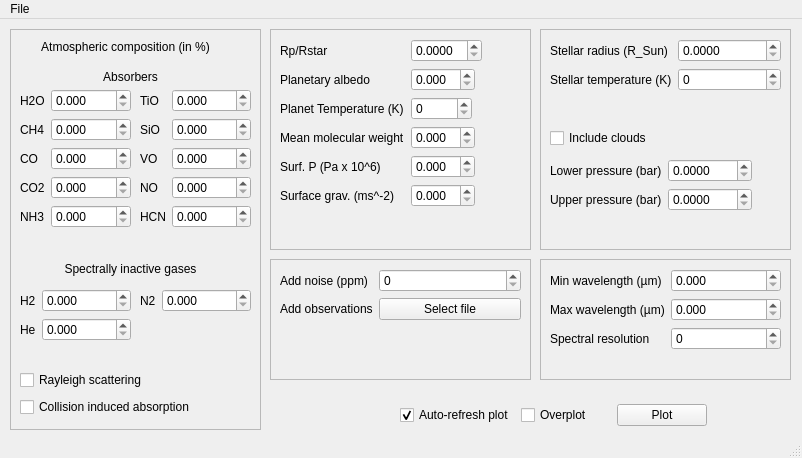
<?xml version="1.0" encoding="UTF-8"?>
<ui version="4.0">
 <class>MainWindow</class>
 <widget class="QMainWindow" name="MainWindow">
  <property name="geometry">
   <rect>
    <x>0</x>
    <y>0</y>
    <width>802</width>
    <height>458</height>
   </rect>
  </property>
  <property name="sizePolicy">
   <sizepolicy hsizetype="Fixed" vsizetype="Fixed">
    <horstretch>0</horstretch>
    <verstretch>0</verstretch>
   </sizepolicy>
  </property>
  <property name="windowTitle">
   <string>MainWindow</string>
  </property>
  <widget class="QWidget" name="centralwidget">
   <widget class="QFrame" name="frame">
    <property name="geometry">
     <rect>
      <x>10</x>
      <y>10</y>
      <width>251</width>
      <height>401</height>
     </rect>
    </property>
    <property name="frameShape">
     <enum>QFrame::StyledPanel</enum>
    </property>
    <property name="frameShadow">
     <enum>QFrame::Raised</enum>
    </property>
    <widget class="QLabel" name="label_9">
     <property name="geometry">
      <rect>
       <x>10</x>
       <y>40</y>
       <width>221</width>
       <height>16</height>
      </rect>
     </property>
     <property name="text">
      <string>Absorbers</string>
     </property>
     <property name="alignment">
      <set>Qt::AlignCenter</set>
     </property>
    </widget>
    <widget class="QLabel" name="label_10">
     <property name="geometry">
      <rect>
       <x>10</x>
       <y>230</y>
       <width>221</width>
       <height>20</height>
      </rect>
     </property>
     <property name="text">
      <string>Spectrally inactive gases</string>
     </property>
     <property name="alignment">
      <set>Qt::AlignCenter</set>
     </property>
    </widget>
    <widget class="QLabel" name="label_3">
     <property name="geometry">
      <rect>
       <x>10</x>
       <y>10</y>
       <width>211</width>
       <height>16</height>
      </rect>
     </property>
     <property name="text">
      <string>Atmospheric composition (in %)</string>
     </property>
     <property name="alignment">
      <set>Qt::AlignCenter</set>
     </property>
    </widget>
    <widget class="QWidget" name="formLayoutWidget_10">
     <property name="geometry">
      <rect>
       <x>10</x>
       <y>60</y>
       <width>111</width>
       <height>162</height>
      </rect>
     </property>
     <layout class="QFormLayout" name="formLayout_10">
      <item row="0" column="0">
       <widget class="QLabel" name="label_4">
        <property name="text">
         <string>H2O</string>
        </property>
       </widget>
      </item>
      <item row="1" column="0">
       <widget class="QLabel" name="label_5">
        <property name="text">
         <string>CH4</string>
        </property>
       </widget>
      </item>
      <item row="2" column="0">
       <widget class="QLabel" name="label_6">
        <property name="text">
         <string>CO</string>
        </property>
       </widget>
      </item>
      <item row="3" column="0">
       <widget class="QLabel" name="label_7">
        <property name="text">
         <string>CO2</string>
        </property>
       </widget>
      </item>
      <item row="0" column="1">
       <widget class="QDoubleSpinBox" name="doubleSpinBox_H2O">
        <property name="decimals">
         <number>3</number>
        </property>
       </widget>
      </item>
      <item row="1" column="1">
       <widget class="QDoubleSpinBox" name="doubleSpinBox_CH4">
        <property name="decimals">
         <number>3</number>
        </property>
       </widget>
      </item>
      <item row="2" column="1">
       <widget class="QDoubleSpinBox" name="doubleSpinBox_CO">
        <property name="decimals">
         <number>3</number>
        </property>
       </widget>
      </item>
      <item row="3" column="1">
       <widget class="QDoubleSpinBox" name="doubleSpinBox_CO2">
        <property name="decimals">
         <number>3</number>
        </property>
       </widget>
      </item>
      <item row="4" column="0">
       <widget class="QLabel" name="label_36">
        <property name="text">
         <string>NH3</string>
        </property>
       </widget>
      </item>
      <item row="4" column="1">
       <widget class="QDoubleSpinBox" name="doubleSpinBox_NH3">
        <property name="decimals">
         <number>3</number>
        </property>
       </widget>
      </item>
     </layout>
    </widget>
    <widget class="QWidget" name="formLayoutWidget">
     <property name="geometry">
      <rect>
       <x>130</x>
       <y>60</y>
       <width>111</width>
       <height>162</height>
      </rect>
     </property>
     <layout class="QFormLayout" name="formLayout">
      <item row="1" column="0">
       <widget class="QLabel" name="label_33">
        <property name="text">
         <string>SiO</string>
        </property>
       </widget>
      </item>
      <item row="2" column="0">
       <widget class="QLabel" name="label_32">
        <property name="text">
         <string>VO</string>
        </property>
       </widget>
      </item>
      <item row="3" column="0">
       <widget class="QLabel" name="label_34">
        <property name="text">
         <string>NO</string>
        </property>
       </widget>
      </item>
      <item row="4" column="0">
       <widget class="QLabel" name="label_35">
        <property name="text">
         <string>HCN</string>
        </property>
       </widget>
      </item>
      <item row="1" column="1">
       <widget class="QDoubleSpinBox" name="doubleSpinBox_SiO">
        <property name="decimals">
         <number>3</number>
        </property>
       </widget>
      </item>
      <item row="2" column="1">
       <widget class="QDoubleSpinBox" name="doubleSpinBox_VO">
        <property name="decimals">
         <number>3</number>
        </property>
       </widget>
      </item>
      <item row="3" column="1">
       <widget class="QDoubleSpinBox" name="doubleSpinBox_NO">
        <property name="decimals">
         <number>3</number>
        </property>
       </widget>
      </item>
      <item row="4" column="1">
       <widget class="QDoubleSpinBox" name="doubleSpinBox_HCN">
        <property name="decimals">
         <number>3</number>
        </property>
       </widget>
      </item>
      <item row="0" column="1">
       <widget class="QDoubleSpinBox" name="doubleSpinBox_TiO">
        <property name="decimals">
         <number>3</number>
        </property>
       </widget>
      </item>
      <item row="0" column="0">
       <widget class="QLabel" name="label_8">
        <property name="text">
         <string>TiO</string>
        </property>
       </widget>
      </item>
     </layout>
    </widget>
    <widget class="QWidget" name="formLayoutWidget_9">
     <property name="geometry">
      <rect>
       <x>130</x>
       <y>260</y>
       <width>111</width>
       <height>71</height>
      </rect>
     </property>
     <layout class="QFormLayout" name="formLayout_9">
      <item row="0" column="0">
       <widget class="QLabel" name="label_13">
        <property name="text">
         <string>N2</string>
        </property>
       </widget>
      </item>
      <item row="0" column="1">
       <widget class="QDoubleSpinBox" name="doubleSpinBox_N2">
        <property name="decimals">
         <number>3</number>
        </property>
       </widget>
      </item>
     </layout>
    </widget>
    <widget class="QWidget" name="verticalLayoutWidget">
     <property name="geometry">
      <rect>
       <x>10</x>
       <y>340</y>
       <width>211</width>
       <height>51</height>
      </rect>
     </property>
     <layout class="QVBoxLayout" name="verticalLayout_2">
      <item>
       <widget class="QCheckBox" name="checkBox_rayleigh">
        <property name="text">
         <string>Rayleigh scattering</string>
        </property>
       </widget>
      </item>
      <item>
       <widget class="QCheckBox" name="checkBox_induced_absorption">
        <property name="text">
         <string>Collision induced absorption</string>
        </property>
       </widget>
      </item>
     </layout>
    </widget>
    <widget class="QWidget" name="formLayoutWidget_11">
     <property name="geometry">
      <rect>
       <x>10</x>
       <y>260</y>
       <width>111</width>
       <height>71</height>
      </rect>
     </property>
     <layout class="QFormLayout" name="formLayout_11">
      <item row="0" column="0">
       <widget class="QLabel" name="label_11">
        <property name="text">
         <string>H2</string>
        </property>
       </widget>
      </item>
      <item row="0" column="1">
       <widget class="QDoubleSpinBox" name="doubleSpinBox_H2">
        <property name="decimals">
         <number>3</number>
        </property>
       </widget>
      </item>
      <item row="1" column="0">
       <widget class="QLabel" name="label_12">
        <property name="text">
         <string>He</string>
        </property>
       </widget>
      </item>
      <item row="1" column="1">
       <widget class="QDoubleSpinBox" name="doubleSpinBox_He">
        <property name="decimals">
         <number>3</number>
        </property>
       </widget>
      </item>
     </layout>
    </widget>
   </widget>
   <widget class="QFrame" name="frame_2">
    <property name="geometry">
     <rect>
      <x>270</x>
      <y>10</y>
      <width>261</width>
      <height>221</height>
     </rect>
    </property>
    <property name="frameShape">
     <enum>QFrame::StyledPanel</enum>
    </property>
    <property name="frameShadow">
     <enum>QFrame::Raised</enum>
    </property>
    <widget class="QWidget" name="formLayoutWidget_3">
     <property name="geometry">
      <rect>
       <x>10</x>
       <y>10</y>
       <width>237</width>
       <height>230</height>
      </rect>
     </property>
     <layout class="QFormLayout" name="formLayout_3">
      <property name="fieldGrowthPolicy">
       <enum>QFormLayout::FieldsStayAtSizeHint</enum>
      </property>
      <item row="0" column="0">
       <widget class="QLabel" name="label_15">
        <property name="text">
         <string>Rp/Rstar</string>
        </property>
       </widget>
      </item>
      <item row="0" column="1">
       <widget class="QDoubleSpinBox" name="doubleSpinBox_Rp_Rstar">
        <property name="decimals">
         <number>4</number>
        </property>
        <property name="singleStep">
         <double>0.001000000000000</double>
        </property>
       </widget>
      </item>
      <item row="1" column="0">
       <widget class="QLabel" name="label_16">
        <property name="text">
         <string>Planetary albedo</string>
        </property>
       </widget>
      </item>
      <item row="1" column="1">
       <widget class="QDoubleSpinBox" name="doubleSpinBox_planet_albedo">
        <property name="decimals">
         <number>3</number>
        </property>
       </widget>
      </item>
      <item row="2" column="0">
       <widget class="QLabel" name="label">
        <property name="text">
         <string>Planet Temperature (K)</string>
        </property>
       </widget>
      </item>
      <item row="2" column="1">
       <widget class="QSpinBox" name="spinBox_planet_T">
        <property name="maximum">
         <number>20000</number>
        </property>
       </widget>
      </item>
      <item row="3" column="0">
       <widget class="QLabel" name="label_2">
        <property name="text">
         <string>Mean molecular weight</string>
        </property>
       </widget>
      </item>
      <item row="3" column="1">
       <widget class="QDoubleSpinBox" name="doubleSpinBox_planet_mu">
        <property name="decimals">
         <number>3</number>
        </property>
       </widget>
      </item>
      <item row="4" column="0">
       <widget class="QLabel" name="label_14">
        <property name="text">
         <string>Surf. P (Pa x 10^6)</string>
        </property>
       </widget>
      </item>
      <item row="4" column="1">
       <widget class="QDoubleSpinBox" name="doubleSpinBox_planet_surf_pressure">
        <property name="decimals">
         <number>3</number>
        </property>
       </widget>
      </item>
      <item row="5" column="0">
       <widget class="QLabel" name="label_27">
        <property name="text">
         <string>Surface grav. (ms^-2)</string>
        </property>
       </widget>
      </item>
      <item row="5" column="1">
       <widget class="QDoubleSpinBox" name="doubleSpinBox_planet_surf_grav">
        <property name="decimals">
         <number>3</number>
        </property>
       </widget>
      </item>
     </layout>
    </widget>
   </widget>
   <widget class="QFrame" name="frame_3">
    <property name="geometry">
     <rect>
      <x>540</x>
      <y>10</y>
      <width>251</width>
      <height>221</height>
     </rect>
    </property>
    <property name="frameShape">
     <enum>QFrame::StyledPanel</enum>
    </property>
    <property name="frameShadow">
     <enum>QFrame::Raised</enum>
    </property>
    <widget class="QCheckBox" name="checkBox_clouds">
     <property name="geometry">
      <rect>
       <x>10</x>
       <y>100</y>
       <width>108</width>
       <height>18</height>
      </rect>
     </property>
     <property name="text">
      <string>Include clouds</string>
     </property>
    </widget>
    <widget class="QWidget" name="formLayoutWidget_4">
     <property name="geometry">
      <rect>
       <x>10</x>
       <y>130</y>
       <width>231</width>
       <height>61</height>
      </rect>
     </property>
     <layout class="QFormLayout" name="formLayout_4">
      <property name="fieldGrowthPolicy">
       <enum>QFormLayout::FieldsStayAtSizeHint</enum>
      </property>
      <item row="0" column="0">
       <widget class="QLabel" name="label_17">
        <property name="text">
         <string>Lower pressure (bar)</string>
        </property>
       </widget>
      </item>
      <item row="1" column="0">
       <widget class="QLabel" name="label_18">
        <property name="text">
         <string>Upper pressure (bar)</string>
        </property>
       </widget>
      </item>
      <item row="0" column="1">
       <widget class="QDoubleSpinBox" name="doubleSpinBox_clouds_lower">
        <property name="decimals">
         <number>4</number>
        </property>
        <property name="maximum">
         <double>1000.000000000000000</double>
        </property>
       </widget>
      </item>
      <item row="1" column="1">
       <widget class="QDoubleSpinBox" name="doubleSpinBox_clouds_upper">
        <property name="decimals">
         <number>4</number>
        </property>
        <property name="maximum">
         <double>1000.000000000000000</double>
        </property>
       </widget>
      </item>
     </layout>
    </widget>
    <widget class="QWidget" name="formLayoutWidget_5">
     <property name="geometry">
      <rect>
       <x>10</x>
       <y>10</y>
       <width>231</width>
       <height>80</height>
      </rect>
     </property>
     <layout class="QFormLayout" name="formLayout_5">
      <item row="0" column="0">
       <widget class="QLabel" name="label_19">
        <property name="text">
         <string>Stellar radius (R_Sun)</string>
        </property>
       </widget>
      </item>
      <item row="1" column="0">
       <widget class="QLabel" name="label_20">
        <property name="text">
         <string>Stellar temperature (K)</string>
        </property>
       </widget>
      </item>
      <item row="0" column="1">
       <widget class="QDoubleSpinBox" name="doubleSpinBox_star_radius">
        <property name="decimals">
         <number>4</number>
        </property>
       </widget>
      </item>
      <item row="1" column="1">
       <widget class="QSpinBox" name="spinBox_star_T">
        <property name="maximum">
         <number>100000</number>
        </property>
       </widget>
      </item>
     </layout>
    </widget>
   </widget>
   <widget class="QFrame" name="frame_4">
    <property name="geometry">
     <rect>
      <x>270</x>
      <y>240</y>
      <width>261</width>
      <height>121</height>
     </rect>
    </property>
    <property name="frameShape">
     <enum>QFrame::StyledPanel</enum>
    </property>
    <property name="frameShadow">
     <enum>QFrame::Raised</enum>
    </property>
    <widget class="QWidget" name="formLayoutWidget_8">
     <property name="geometry">
      <rect>
       <x>10</x>
       <y>10</y>
       <width>241</width>
       <height>80</height>
      </rect>
     </property>
     <layout class="QFormLayout" name="formLayout_8">
      <item row="0" column="0">
       <widget class="QLabel" name="label_21">
        <property name="text">
         <string>Add noise (ppm)</string>
        </property>
       </widget>
      </item>
      <item row="1" column="0">
       <widget class="QLabel" name="label_31">
        <property name="text">
         <string>Add observations</string>
        </property>
       </widget>
      </item>
      <item row="1" column="1">
       <widget class="QPushButton" name="pushButton_add_observations">
        <property name="text">
         <string>Select file</string>
        </property>
       </widget>
      </item>
      <item row="0" column="1">
       <widget class="QSpinBox" name="spinBox_add_noise">
        <property name="maximum">
         <number>1000</number>
        </property>
       </widget>
      </item>
     </layout>
    </widget>
   </widget>
   <widget class="QFrame" name="frame_5">
    <property name="geometry">
     <rect>
      <x>540</x>
      <y>240</y>
      <width>251</width>
      <height>121</height>
     </rect>
    </property>
    <property name="frameShape">
     <enum>QFrame::StyledPanel</enum>
    </property>
    <property name="frameShadow">
     <enum>QFrame::Raised</enum>
    </property>
    <widget class="QWidget" name="formLayoutWidget_7">
     <property name="geometry">
      <rect>
       <x>10</x>
       <y>10</y>
       <width>231</width>
       <height>94</height>
      </rect>
     </property>
     <layout class="QFormLayout" name="formLayout_7">
      <item row="0" column="0">
       <widget class="QLabel" name="label_28">
        <property name="text">
         <string>Min wavelength (µm)</string>
        </property>
       </widget>
      </item>
      <item row="1" column="0">
       <widget class="QLabel" name="label_29">
        <property name="text">
         <string>Max wavelength (µm)</string>
        </property>
       </widget>
      </item>
      <item row="0" column="1">
       <widget class="QDoubleSpinBox" name="doubleSpinBox_min_wav">
        <property name="decimals">
         <number>3</number>
        </property>
       </widget>
      </item>
      <item row="1" column="1">
       <widget class="QDoubleSpinBox" name="doubleSpinBox_max_wav">
        <property name="decimals">
         <number>3</number>
        </property>
       </widget>
      </item>
      <item row="2" column="0">
       <widget class="QLabel" name="label_30">
        <property name="text">
         <string>Spectral resolution</string>
        </property>
       </widget>
      </item>
      <item row="2" column="1">
       <widget class="QSpinBox" name="spinBox_resolution">
        <property name="maximum">
         <number>100000</number>
        </property>
       </widget>
      </item>
     </layout>
    </widget>
   </widget>
   <widget class="QWidget" name="horizontalLayoutWidget">
    <property name="geometry">
     <rect>
      <x>400</x>
      <y>380</y>
      <width>307</width>
      <height>32</height>
     </rect>
    </property>
    <layout class="QHBoxLayout" name="horizontalLayout">
     <item>
      <widget class="QCheckBox" name="checkBox_plot_autorefresh">
       <property name="text">
        <string>Auto-refresh plot</string>
       </property>
       <property name="checked">
        <bool>true</bool>
       </property>
      </widget>
     </item>
     <item>
      <widget class="QCheckBox" name="checkBox_plot_overplot">
       <property name="text">
        <string>Overplot</string>
       </property>
      </widget>
     </item>
     <item>
      <widget class="QPushButton" name="pushButton_plot">
       <property name="text">
        <string>Plot</string>
       </property>
      </widget>
     </item>
    </layout>
   </widget>
   <zorder>frame</zorder>
   <zorder>frame_2</zorder>
   <zorder>lineEdit_planet_radius</zorder>
   <zorder>frame_3</zorder>
   <zorder>frame_4</zorder>
   <zorder>frame_5</zorder>
   <zorder>horizontalLayoutWidget</zorder>
   <zorder>pushButton_overplot</zorder>
  </widget>
  <widget class="QMenuBar" name="menubar">
   <property name="geometry">
    <rect>
     <x>0</x>
     <y>0</y>
     <width>802</width>
     <height>22</height>
    </rect>
   </property>
   <widget class="QMenu" name="menuFile">
    <property name="title">
     <string>File</string>
    </property>
   </widget>
   <addaction name="menuFile"/>
  </widget>
  <widget class="QStatusBar" name="statusbar"/>
  <action name="menu_open_par_file">
   <property name="text">
    <string>Open .par file</string>
   </property>
  </action>
  <action name="menu_load_observations">
   <property name="text">
    <string>Load observaitions</string>
   </property>
  </action>
 </widget>
 <resources/>
 <connections/>
</ui>
